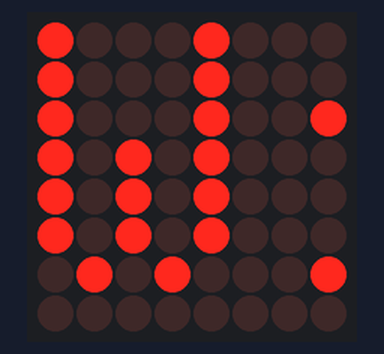
This sketch was run on a simulated Arduino Uno, built with avr-gcc and run on an emulated ATmega328P. Parts: 8×8 LED matrix. What the sketch prints to the serial monitor is not drawn.

Above: at 0.08 s.
At 0.84 s:
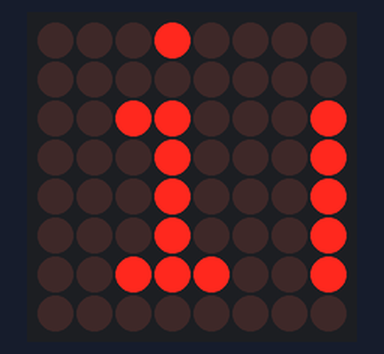
At 1.61 s:
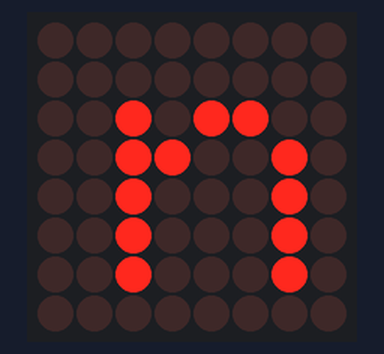
At 3.14 s:
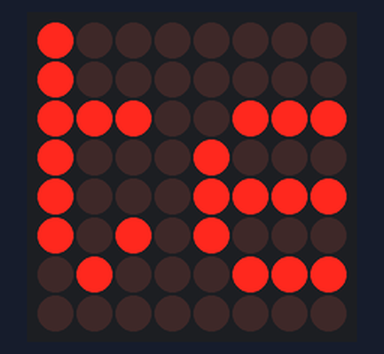
At 4.68 s:
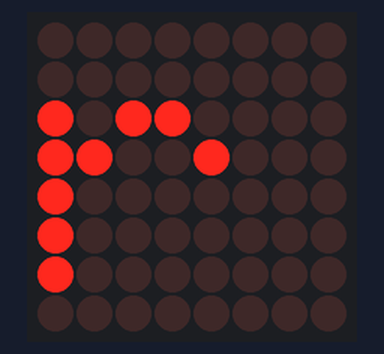
At 6.21 s:
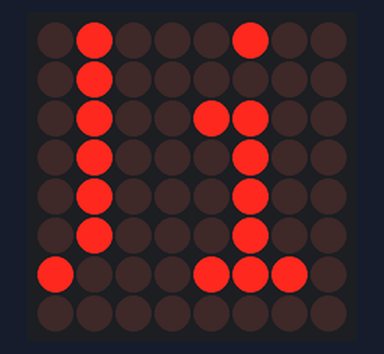

Measured:
- by itself, everything shown: repeats every 5.7 s, in 36 steps

The sketch:

Scrolling_101.ino
```cpp
#include <Wire.h>
#include "Adafruit_LEDBackpack.h"
#include "Adafruit_GFX.h"

Adafruit_8x8matrix matrix = Adafruit_8x8matrix();

void setup() {
  Serial.begin(9600);
  Serial.println("8x8 LED Matrix Test");

  // pass in the address
  matrix.begin(0x70);
}

void loop() {

  // scroll some text across the matrix
  matrix.setTextSize(1);
  // set to false for smooth scrolling
  matrix.setTextWrap(false);
  matrix.setTextColor(LED_ON);
  for (int8_t x=0; x>=-36; x--) {
    matrix.clear();
    matrix.setCursor(x,0);
    matrix.print("Winter");
    // write the buffer to the display
    matrix.writeDisplay();
    // sets the speed at which the characters scroll
    delay(150);
  }

  }
```
